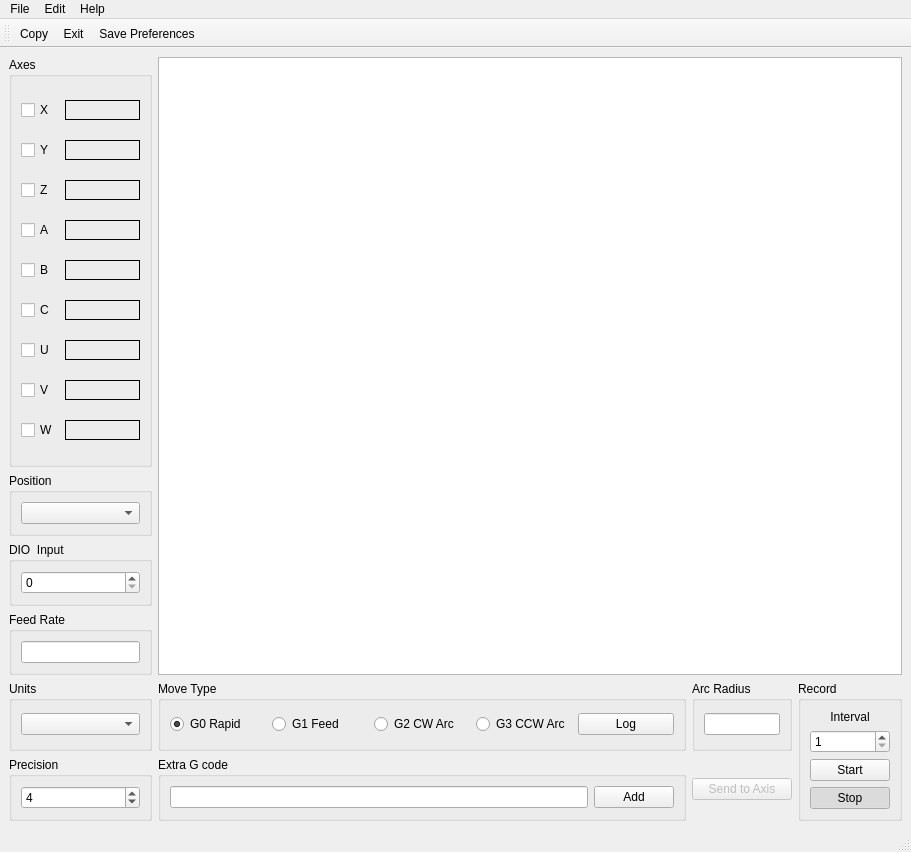
<?xml version="1.0" encoding="UTF-8"?>
<ui version="4.0">
 <class>MainWindow</class>
 <widget class="QMainWindow" name="MainWindow">
  <property name="geometry">
   <rect>
    <x>0</x>
    <y>0</y>
    <width>911</width>
    <height>852</height>
   </rect>
  </property>
  <property name="windowTitle">
   <string>Position Logger</string>
  </property>
  <widget class="QWidget" name="centralwidget">
   <layout class="QGridLayout" name="gridLayout_2">
    <item row="10" column="0" colspan="2">
     <widget class="QGroupBox" name="gridGroupBox">
      <property name="title">
       <string>Position</string>
      </property>
      <layout class="QGridLayout" name="gridLayout_4">
       <item row="0" column="0">
        <widget class="QComboBox" name="positionCB"/>
       </item>
      </layout>
     </widget>
    </item>
    <item row="12" column="0" colspan="2">
     <widget class="QGroupBox" name="gridGroupBox">
      <property name="title">
       <string>Feed Rate</string>
      </property>
      <layout class="QGridLayout" name="gridLayout_5">
       <item row="0" column="0">
        <widget class="QLineEdit" name="feedLE"/>
       </item>
      </layout>
     </widget>
    </item>
    <item row="13" column="0" colspan="2">
     <widget class="QGroupBox" name="gridGroupBox">
      <property name="title">
       <string>Units</string>
      </property>
      <layout class="QGridLayout" name="gridLayout_6">
       <item row="0" column="0">
        <widget class="QComboBox" name="unitsGB"/>
       </item>
      </layout>
     </widget>
    </item>
    <item row="0" column="0" rowspan="10" colspan="2">
     <widget class="QGroupBox" name="axesGB">
      <property name="title">
       <string>Axes</string>
      </property>
      <layout class="QGridLayout" name="gridLayout_8">
       <item row="0" column="1">
        <widget class="QLabel" name="positionLB_0">
         <property name="minimumSize">
          <size>
           <width>75</width>
           <height>0</height>
          </size>
         </property>
         <property name="baseSize">
          <size>
           <width>0</width>
           <height>0</height>
          </size>
         </property>
         <property name="frameShape">
          <enum>QFrame::Box</enum>
         </property>
         <property name="text">
          <string/>
         </property>
        </widget>
       </item>
       <item row="2" column="1">
        <widget class="QLabel" name="positionLB_2">
         <property name="minimumSize">
          <size>
           <width>75</width>
           <height>0</height>
          </size>
         </property>
         <property name="baseSize">
          <size>
           <width>0</width>
           <height>0</height>
          </size>
         </property>
         <property name="frameShape">
          <enum>QFrame::Box</enum>
         </property>
         <property name="text">
          <string/>
         </property>
        </widget>
       </item>
       <item row="3" column="1">
        <widget class="QLabel" name="positionLB_3">
         <property name="minimumSize">
          <size>
           <width>75</width>
           <height>0</height>
          </size>
         </property>
         <property name="baseSize">
          <size>
           <width>0</width>
           <height>0</height>
          </size>
         </property>
         <property name="frameShape">
          <enum>QFrame::Box</enum>
         </property>
         <property name="text">
          <string/>
         </property>
        </widget>
       </item>
       <item row="4" column="0">
        <widget class="QCheckBox" name="axisCB_4">
         <property name="text">
          <string>B</string>
         </property>
         <property name="axis" stdset="0">
          <string>B</string>
         </property>
        </widget>
       </item>
       <item row="2" column="0">
        <widget class="QCheckBox" name="axisCB_2">
         <property name="text">
          <string>Z</string>
         </property>
         <property name="axis" stdset="0">
          <string> Z</string>
         </property>
        </widget>
       </item>
       <item row="6" column="1">
        <widget class="QLabel" name="positionLB_6">
         <property name="minimumSize">
          <size>
           <width>75</width>
           <height>0</height>
          </size>
         </property>
         <property name="baseSize">
          <size>
           <width>0</width>
           <height>0</height>
          </size>
         </property>
         <property name="frameShape">
          <enum>QFrame::Box</enum>
         </property>
         <property name="text">
          <string/>
         </property>
        </widget>
       </item>
       <item row="1" column="0">
        <widget class="QCheckBox" name="axisCB_1">
         <property name="text">
          <string>Y</string>
         </property>
         <property name="axis" stdset="0">
          <string> Y</string>
         </property>
        </widget>
       </item>
       <item row="1" column="1">
        <widget class="QLabel" name="positionLB_1">
         <property name="minimumSize">
          <size>
           <width>75</width>
           <height>0</height>
          </size>
         </property>
         <property name="baseSize">
          <size>
           <width>0</width>
           <height>0</height>
          </size>
         </property>
         <property name="frameShape">
          <enum>QFrame::Box</enum>
         </property>
         <property name="text">
          <string/>
         </property>
        </widget>
       </item>
       <item row="3" column="0">
        <widget class="QCheckBox" name="axisCB_3">
         <property name="text">
          <string>A</string>
         </property>
         <property name="axis" stdset="0">
          <string>A</string>
         </property>
        </widget>
       </item>
       <item row="0" column="0">
        <widget class="QCheckBox" name="axisCB_0">
         <property name="text">
          <string>X</string>
         </property>
         <property name="axis" stdset="0">
          <string> X</string>
         </property>
        </widget>
       </item>
       <item row="6" column="0">
        <widget class="QCheckBox" name="axisCB_6">
         <property name="text">
          <string>U</string>
         </property>
         <property name="axis" stdset="0">
          <string>U</string>
         </property>
        </widget>
       </item>
       <item row="4" column="1">
        <widget class="QLabel" name="positionLB_4">
         <property name="minimumSize">
          <size>
           <width>75</width>
           <height>0</height>
          </size>
         </property>
         <property name="baseSize">
          <size>
           <width>0</width>
           <height>0</height>
          </size>
         </property>
         <property name="frameShape">
          <enum>QFrame::Box</enum>
         </property>
         <property name="text">
          <string/>
         </property>
        </widget>
       </item>
       <item row="5" column="0">
        <widget class="QCheckBox" name="axisCB_5">
         <property name="text">
          <string>C</string>
         </property>
         <property name="axis" stdset="0">
          <string>C</string>
         </property>
        </widget>
       </item>
       <item row="5" column="1">
        <widget class="QLabel" name="positionLB_5">
         <property name="minimumSize">
          <size>
           <width>75</width>
           <height>0</height>
          </size>
         </property>
         <property name="baseSize">
          <size>
           <width>0</width>
           <height>0</height>
          </size>
         </property>
         <property name="frameShape">
          <enum>QFrame::Box</enum>
         </property>
         <property name="text">
          <string/>
         </property>
        </widget>
       </item>
       <item row="7" column="0">
        <widget class="QCheckBox" name="axisCB_7">
         <property name="text">
          <string>V</string>
         </property>
         <property name="axis" stdset="0">
          <string>V</string>
         </property>
        </widget>
       </item>
       <item row="7" column="1">
        <widget class="QLabel" name="positionLB_7">
         <property name="minimumSize">
          <size>
           <width>75</width>
           <height>0</height>
          </size>
         </property>
         <property name="baseSize">
          <size>
           <width>0</width>
           <height>0</height>
          </size>
         </property>
         <property name="frameShape">
          <enum>QFrame::Box</enum>
         </property>
         <property name="text">
          <string/>
         </property>
        </widget>
       </item>
       <item row="8" column="0">
        <widget class="QCheckBox" name="axisCB_8">
         <property name="text">
          <string>W</string>
         </property>
         <property name="axis" stdset="0">
          <string>W</string>
         </property>
        </widget>
       </item>
       <item row="8" column="1">
        <widget class="QLabel" name="positionLB_8">
         <property name="minimumSize">
          <size>
           <width>75</width>
           <height>0</height>
          </size>
         </property>
         <property name="baseSize">
          <size>
           <width>0</width>
           <height>0</height>
          </size>
         </property>
         <property name="frameShape">
          <enum>QFrame::Box</enum>
         </property>
         <property name="text">
          <string/>
         </property>
        </widget>
       </item>
      </layout>
     </widget>
    </item>
    <item row="13" column="3">
     <widget class="QGroupBox" name="gridGroupBox">
      <property name="maximumSize">
       <size>
        <width>100</width>
        <height>16777215</height>
       </size>
      </property>
      <property name="title">
       <string>Arc Radius</string>
      </property>
      <layout class="QGridLayout" name="gridLayout_9">
       <item row="0" column="0">
        <widget class="QLineEdit" name="arcRadiusLE">
         <property name="maximumSize">
          <size>
           <width>16777215</width>
           <height>16777215</height>
          </size>
         </property>
        </widget>
       </item>
      </layout>
     </widget>
    </item>
    <item row="13" column="2">
     <widget class="QGroupBox" name="moveGB">
      <property name="title">
       <string>Move Type</string>
      </property>
      <layout class="QGridLayout" name="gridLayout_3">
       <item row="0" column="3">
        <widget class="QRadioButton" name="g3RB">
         <property name="text">
          <string>G3 CCW Arc</string>
         </property>
         <property name="gcode" stdset="0">
          <string>G3</string>
         </property>
        </widget>
       </item>
       <item row="0" column="1">
        <widget class="QRadioButton" name="g1RB">
         <property name="text">
          <string>G1 Feed</string>
         </property>
         <property name="gcode" stdset="0">
          <string>G1</string>
         </property>
        </widget>
       </item>
       <item row="0" column="2">
        <widget class="QRadioButton" name="g2RB">
         <property name="text">
          <string>G2 CW Arc</string>
         </property>
         <property name="gcode" stdset="0">
          <string>G2</string>
         </property>
        </widget>
       </item>
       <item row="0" column="0">
        <widget class="QRadioButton" name="g0RB">
         <property name="text">
          <string>G0 Rapid</string>
         </property>
         <property name="checked">
          <bool>true</bool>
         </property>
         <property name="gcode" stdset="0">
          <string>G0</string>
         </property>
        </widget>
       </item>
       <item row="0" column="4">
        <widget class="QPushButton" name="logPB">
         <property name="text">
          <string>Log</string>
         </property>
        </widget>
       </item>
      </layout>
     </widget>
    </item>
    <item row="0" column="2" rowspan="13" colspan="3">
     <widget class="QListWidget" name="gcodeLW">
      <property name="alternatingRowColors">
       <bool>true</bool>
      </property>
     </widget>
    </item>
    <item row="14" column="2">
     <widget class="QGroupBox" name="gridGroupBox">
      <property name="title">
       <string>Extra G code</string>
      </property>
      <layout class="QGridLayout" name="gridLayout">
       <item row="0" column="0">
        <widget class="QLineEdit" name="extraLE"/>
       </item>
       <item row="0" column="1">
        <widget class="QPushButton" name="addExtraPB">
         <property name="text">
          <string>Add</string>
         </property>
        </widget>
       </item>
      </layout>
     </widget>
    </item>
    <item row="14" column="3">
     <widget class="QPushButton" name="sendToAxisPB">
      <property name="enabled">
       <bool>false</bool>
      </property>
      <property name="text">
       <string>Send to Axis</string>
      </property>
     </widget>
    </item>
    <item row="14" column="0" colspan="2">
     <widget class="QGroupBox" name="gridGroupBox">
      <property name="title">
       <string>Precision</string>
      </property>
      <layout class="QGridLayout" name="gridLayout_7">
       <item row="0" column="0">
        <widget class="QSpinBox" name="precisionSB">
         <property name="maximum">
          <number>6</number>
         </property>
         <property name="value">
          <number>4</number>
         </property>
        </widget>
       </item>
      </layout>
     </widget>
    </item>
    <item row="13" column="4" rowspan="2">
     <widget class="QGroupBox" name="groupBox">
      <property name="title">
       <string>Record</string>
      </property>
      <layout class="QGridLayout" name="gridLayout_10">
       <item row="2" column="0">
        <widget class="QPushButton" name="startPB">
         <property name="text">
          <string>Start</string>
         </property>
         <property name="checkable">
          <bool>true</bool>
         </property>
         <attribute name="buttonGroup">
          <string notr="true">recordBG</string>
         </attribute>
        </widget>
       </item>
       <item row="3" column="0">
        <widget class="QPushButton" name="stopPB">
         <property name="text">
          <string>Stop</string>
         </property>
         <property name="checkable">
          <bool>true</bool>
         </property>
         <property name="checked">
          <bool>true</bool>
         </property>
         <attribute name="buttonGroup">
          <string notr="true">recordBG</string>
         </attribute>
        </widget>
       </item>
       <item row="0" column="0">
        <widget class="QLabel" name="label">
         <property name="text">
          <string>Interval</string>
         </property>
         <property name="alignment">
          <set>Qt::AlignCenter</set>
         </property>
        </widget>
       </item>
       <item row="1" column="0">
        <widget class="QSpinBox" name="intervalSB">
         <property name="minimum">
          <number>1</number>
         </property>
         <property name="maximum">
          <number>120</number>
         </property>
        </widget>
       </item>
      </layout>
     </widget>
    </item>
    <item row="11" column="0" colspan="2">
     <widget class="QGroupBox" name="groupBox_2">
      <property name="title">
       <string>DIO  Input</string>
      </property>
      <layout class="QGridLayout" name="gridLayout_11">
       <item row="0" column="0">
        <widget class="QSpinBox" name="dioSB"/>
       </item>
      </layout>
     </widget>
    </item>
   </layout>
  </widget>
  <widget class="QMenuBar" name="menubar">
   <property name="geometry">
    <rect>
     <x>0</x>
     <y>0</y>
     <width>911</width>
     <height>25</height>
    </rect>
   </property>
   <widget class="QMenu" name="menuFile">
    <property name="title">
     <string>File</string>
    </property>
    <addaction name="actionNew"/>
    <addaction name="actionOpen"/>
    <addaction name="actionSave"/>
    <addaction name="actionSave_As"/>
    <addaction name="separator"/>
    <addaction name="actionExit"/>
   </widget>
   <widget class="QMenu" name="menuEdit">
    <property name="title">
     <string>Edit</string>
    </property>
    <addaction name="actionCopy"/>
    <addaction name="actionPaste"/>
    <addaction name="actionCut"/>
    <addaction name="actionDelete"/>
   </widget>
   <widget class="QMenu" name="menuHelp">
    <property name="title">
     <string>Help</string>
    </property>
    <addaction name="actionPosition_Logger_Help"/>
    <addaction name="separator"/>
    <addaction name="actionAbout"/>
   </widget>
   <addaction name="menuFile"/>
   <addaction name="menuEdit"/>
   <addaction name="menuHelp"/>
  </widget>
  <widget class="QStatusBar" name="statusbar"/>
  <widget class="QToolBar" name="toolBar">
   <property name="windowTitle">
    <string>toolBar</string>
   </property>
   <attribute name="toolBarArea">
    <enum>TopToolBarArea</enum>
   </attribute>
   <attribute name="toolBarBreak">
    <bool>false</bool>
   </attribute>
   <addaction name="actionCopy"/>
   <addaction name="actionExit"/>
   <addaction name="actionSavePreferences"/>
  </widget>
  <action name="actionNew">
   <property name="text">
    <string>New</string>
   </property>
  </action>
  <action name="actionOpen">
   <property name="text">
    <string>Open</string>
   </property>
  </action>
  <action name="actionSave">
   <property name="text">
    <string>Save</string>
   </property>
  </action>
  <action name="actionSave_As">
   <property name="text">
    <string>Save As</string>
   </property>
  </action>
  <action name="actionExit">
   <property name="text">
    <string>Exit</string>
   </property>
   <property name="toolTip">
    <string>Exit</string>
   </property>
  </action>
  <action name="actionCopy">
   <property name="text">
    <string>Copy</string>
   </property>
  </action>
  <action name="actionPaste">
   <property name="text">
    <string>Paste</string>
   </property>
  </action>
  <action name="actionCut">
   <property name="text">
    <string>Cut</string>
   </property>
  </action>
  <action name="actionDelete">
   <property name="text">
    <string>Delete</string>
   </property>
  </action>
  <action name="actionPosition_Logger_Help">
   <property name="text">
    <string>Position Logger Help</string>
   </property>
  </action>
  <action name="actionAbout">
   <property name="text">
    <string>About</string>
   </property>
  </action>
  <action name="actionSendToAxis">
   <property name="text">
    <string>Send to Axis</string>
   </property>
  </action>
  <action name="actionSavePreferences">
   <property name="text">
    <string>Save Preferences</string>
   </property>
  </action>
 </widget>
 <resources/>
 <connections/>
 <buttongroups>
  <buttongroup name="recordBG"/>
 </buttongroups>
</ui>
